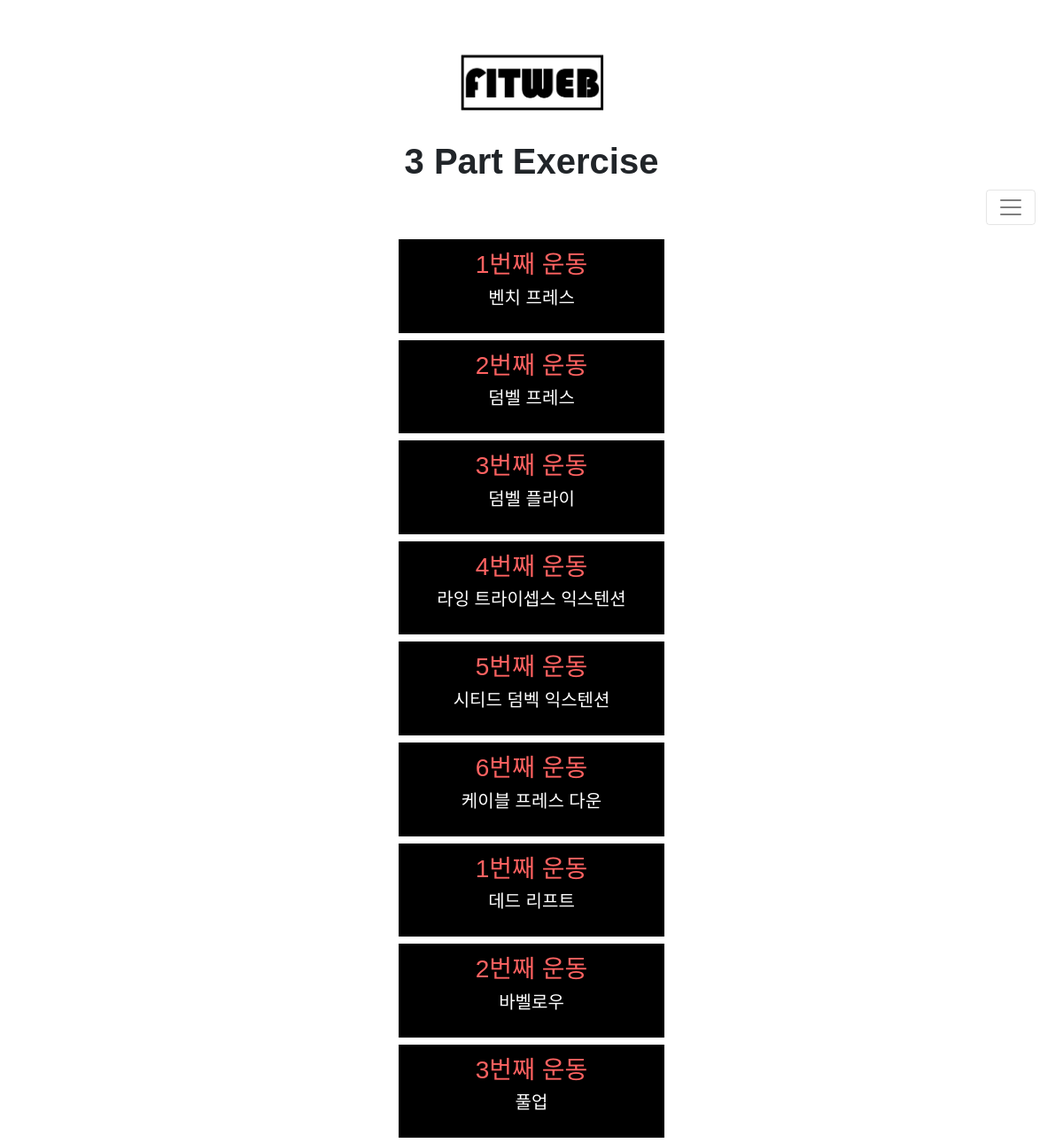
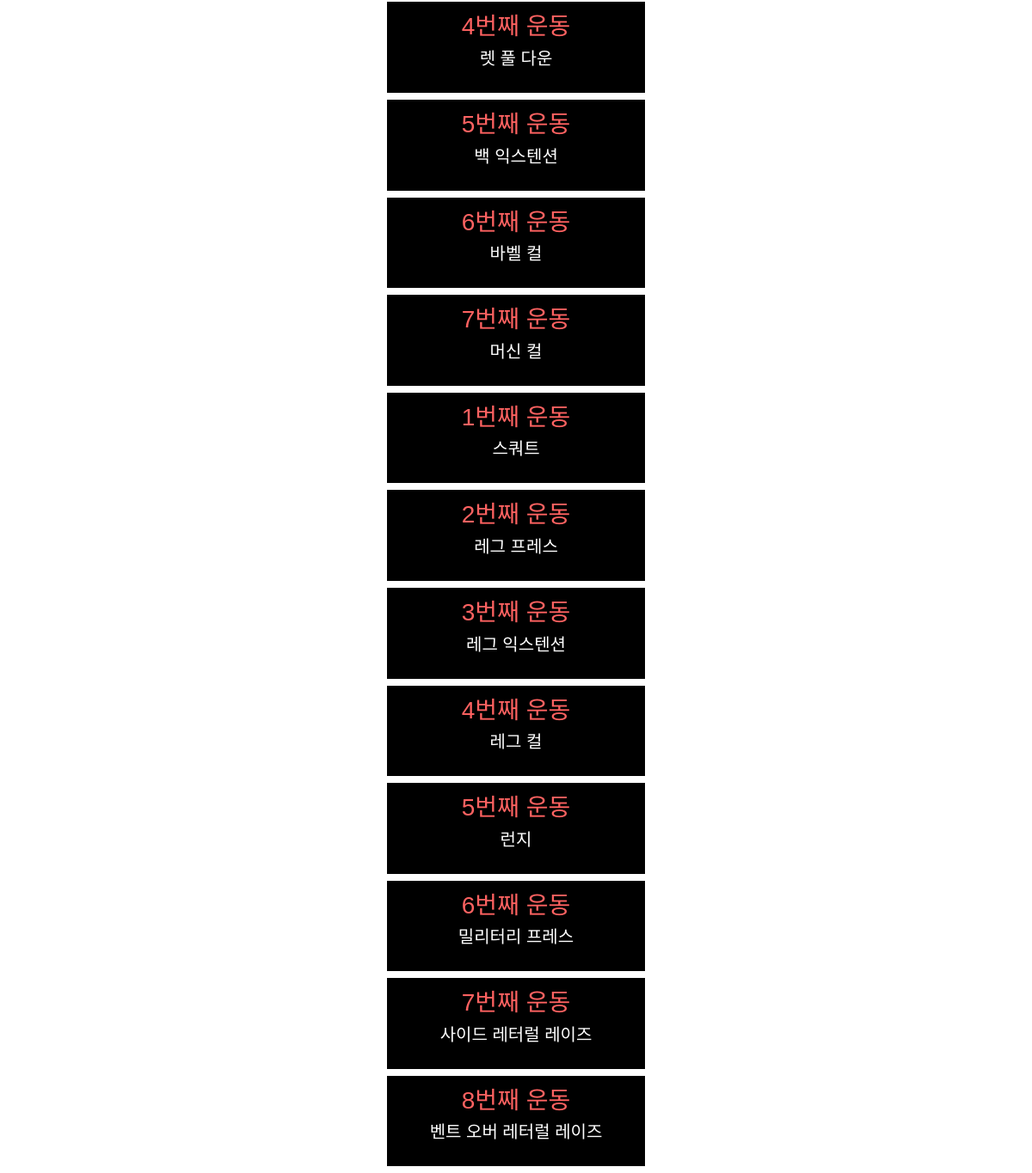
The page /weight_training_list_intermediate_level_3parts on the database its author committed (2 pictures, top to bottom).
### fitweb/models.py (models this page shows, shortened)
class Post(models.Model):
    objects_num = models.IntegerField()
    Header_first = models.CharField(max_length=200, default='')
    Header_second = models.CharField(max_length=200, default='')
    Header_third = models.CharField(max_length=200, default='', blank=True)
    Header_four = models.CharField(max_length=200, default='', blank=True)
    author = models.ForeignKey(settings.AUTH_USER_MODEL, on_delete=models.CASCADE)
    title = models.CharField(max_length=200, default='')
    video = EmbedVideoField(blank=True)
    text = models.TextField()
    created_date = models.DateTimeField(
            default=timezone.now)
    published_date = models.DateTimeField(
            blank=True, null=True)

### fitweb/views.py (the view)
# urls.py: path('weight_training_list_intermediate_level_3parts', views.weight_training_list_intermediate_level_3parts,
def weight_training_list_intermediate_level_3parts(request):
    posts = Post.objects.filter(Header_first__contains='weight training', Header_second__contains='intermediate', Header_third__contains='part3')
    posts = posts.order_by("title")
    posts = posts.order_by("Header_four")
    return render(request, 'fitweb/weight_training_list_intermediate_level_3parts.html', {'posts': posts})

### fitweb/templates/fitweb/weight_training_list_intermediate_level_3parts.html (shortened to what this page needs)
{% load embed_video_tags %}
{% load static %}
<html>
    <head>
        <link rel="stylesheet" href="https://maxcdn.bootstrapcdn.com/bootstrap/4.0.0-beta/css/bootstrap.min.css">
        <link rel="stylesheet" href="{% static "css/main.css" %}">
    </head>
<body>
<h1 class="logo" style="margin-top: 50px"><a id="logo" href="{% url 'home' %}"><img src="../../static/images/logo.png"></a></h1>
<nav class="navbar navbar-light bg-light">
  <div class="container-fluid" >
    <h1 style="width: 100%">
        <header class="page-header" style="overflow: auto;">
            <h1><b>3 Part Exercise</b></h1>
        </header>
        <button style="float: right" class="navbar-toggler" type="button" data-bs-toggle="collapse" data-bs-target="#navbarSupportedContent" aria-controls="navbarSupportedContent" aria-expanded="false" aria-label="Toggle navigation">
            <span class="navbar-toggler-icon"></span>
        </button>
    </h1>
  </div>
</nav>
<div class="content container" style="text-align: center">
    {% for post in posts %}
        <h2 id="barofont" class="listdown" >
            <ul id="mainlist"  class="list-group list-group-flush">
                <li class="list-group-item" style="background-color: black">
                    <div class="post">
                        <h3><a href="{% url 'detail' pk=post.pk %}", style="color: #ff6261">{{ post.title }}</a></h3>
                        <p style="color: white">{{ post.text|linebreaksbr }}</p>
                    </div>
                </li>
            </ul>
        </h2>
    {% endfor %}
</div>
</body>
</html>

### fitweb/static/css/main.css (style rules this page uses)
body { margin: 0px; font-family: 'Noto Sans KR', sans-serif; min-width: 600px; min-height: 500px; }
.logo { text-align: center; height: 80px; margin-bottom: 20px; }
.logo img { height: 100px; border: 20px; }
.navbar { text-align: center; }
#barofont { width: 100%; }
#barofont a { text-decoration: none; color: white; }
#barofont a { text-decoration: none; }
.list-group-item { font-size: 20px; position: relative; display: block; padding: .75rem 1.25rem; margin-bottom: -1px; background-color: rgba(0,0,0,0); border: 1px solid rgba(0,0,0,.125); }
#mainlist { background-color: rgba(0,0,0,0.2); width: 300px; text-align: center; margin-left: auto; margin-right: auto; }

### fitweb/templates/fitweb/weight_training_list_intermediate_level_3parts.html (style rules this page uses)
body { margin: 0px; font-family: 'Noto Sans KR', sans-serif; min-width: 600px; min-height: 500px; }
.bg-light { background-color: rgba(0,0,0,0)!important; }
@media (min-width: 576px) { .container { max-width: 100%; } }

### rows shown on the page
Post: title "1번째 운동", text "벤치 프레스"
Post: title "2번째 운동", text "덤벨 프레스"
Post: title "3번째 운동", text "덤벨 플라이"
Post: title "4번째 운동", text "라잉 트라이셉스 익스텐션"
Post: title "5번째 운동", text "시티드 덤벡 익스텐션"
Post: title "6번째 운동", text "케이블 프레스 다운"
Post: title "1번째 운동", text "데드 리프트"
Post: title "2번째 운동", text "바벨로우"
Post: title "3번째 운동", text "풀업"
Post: title "4번째 운동", text "렛 풀 다운"
Post: title "5번째 운동", text "백 익스텐션"
Post: title "6번째 운동", text "바벨 컬"
Post: title "7번째 운동", text "머신 컬"
Post: title "1번째 운동", text "스쿼트"
Post: title "2번째 운동", text "레그 프레스"
Post: title "3번째 운동", text "레그 익스텐션"
Post: title "4번째 운동", text "레그 컬"
Post: title "5번째 운동", text "런지"
Post: title "6번째 운동", text "밀리터리 프레스"
Post: title "7번째 운동", text "사이드 레터럴 레이즈"
Post: title "8번째 운동", text "벤트 오버 레터럴 레이즈"
